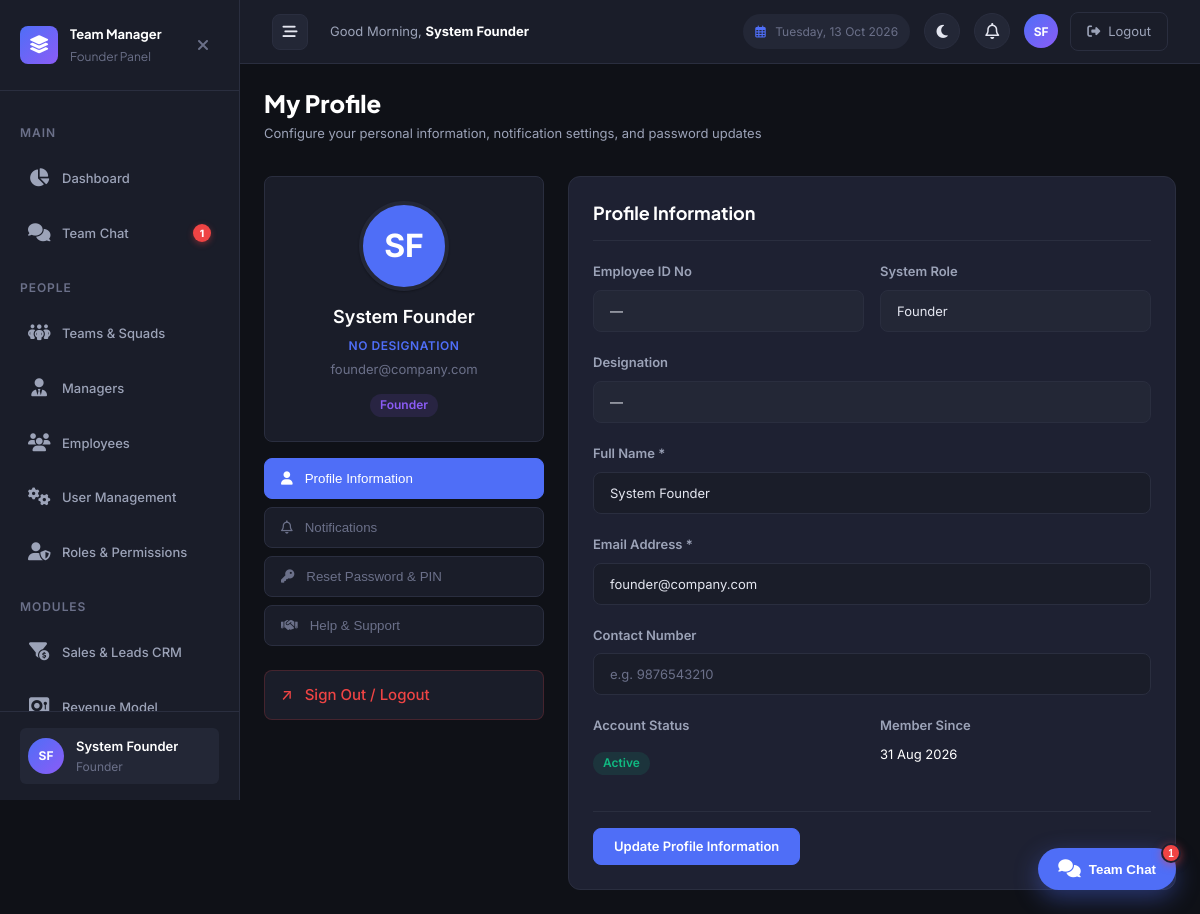
The app's page /profile.php (signed in) with its own data.
### tables this page shows
CREATE TABLE `users` (
  `id` int NOT NULL AUTO_INCREMENT,
  `employee_id` varchar(50) DEFAULT NULL,
  `name` varchar(100) NOT NULL,
  `email` varchar(150) NOT NULL,
  `contact_no` varchar(20) DEFAULT NULL,
  `designation` varchar(100) DEFAULT NULL,
  `joining_date` date DEFAULT NULL,
  `base_salary` decimal(10,2) NOT NULL DEFAULT '30000.00',
  `password` varchar(255) NOT NULL,
  `pin` varchar(255) DEFAULT NULL,
  `role` varchar(50) NOT NULL DEFAULT 'employee',
  `manager_id` int DEFAULT NULL,
  `status` enum('active','inactive') NOT NULL DEFAULT 'active',
  `created_at` timestamp NULL DEFAULT CURRENT_TIMESTAMP,
  `updated_at` timestamp NULL DEFAULT CURRENT_TIMESTAMP ON UPDATE CURRENT_TIMESTAMP,
  `last_activity` timestamp NULL DEFAULT NULL,
  `presence_status` enum('automatic','dnd','away','offline') NOT NULL DEFAULT 'automatic',
  `custom_status_text` varchar(255) DEFAULT NULL,
  `custom_status_emoji` varchar(50) DEFAULT NULL,
  `last_active_at` timestamp NULL DEFAULT CURRENT_TIMESTAMP ON UPDATE CURRENT_TIMESTAMP,
  PRIMARY KEY (`id`),
  UNIQUE KEY `uk_email` (`email`),
  UNIQUE KEY `uk_employee_id` (`employee_id`),
  KEY `idx_role` (`role`),
  KEY `idx_manager_id` (`manager_id`),
  KEY `idx_status` (`status`),
  CONSTRAINT `fk_users_manager` FOREIGN KEY (`manager_id`) REFERENCES `users` (`id`) ON DELETE SET NULL ON UPDATE CASCADE
);

### profile.php (the view, shortened to what the rows shown need)
<?php
require_once __DIR__ . '/includes/functions.php';
require_once __DIR__ . '/includes/auth.php';
$db = getDB();
$userId = getUserId();
$activeTab = 'info';
$stmt = $db->prepare("SELECT * FROM users WHERE id = ?");
$stmt->execute([$userId]);
$user = $stmt->fetch();
include __DIR__ . '/includes/header.php';
?>
<div class="page-header">
    <div>
        <h1 class="page-title">My Profile</h1>
    </div>
</div>
<div class="profile-layout">
    <div>
        <div class="profile-card-large">
            <div class="profile-avatar-large"><?php echo e($userInitials); ?></div>
            <div class="profile-card-name"><?php echo e($user['name']); ?></div>
            <div style="font-size: var(--text-xs); color: var(--color-primary); margin-top: 4px; font-weight: 600; text-transform: uppercase; letter-spacing: 0.5px;"><?php echo e($user['designation'] ?: 'No Designation'); ?></div>
            <div class="profile-card-email" style="margin-top: 4px;"><?php echo e($user['email']); ?></div>
            <div class="profile-card-badge">
                <span class="badge <?php echo roleBadge($user['role']); ?>"><?php echo ucfirst(e($user['role'])); ?></span>
            </div>
        </div>
    </div>
    <div>
        <div id="tab-info" class="card profile-tab-content" style="<?php echo $activeTab === 'info' ? 'display: block;' : ''; ?>">
            <form method="POST" action="">
                <div class="form-row">
                    <div class="form-group">
                        <label class="form-label">Employee ID No</label>
                        <input type="text" class="form-input" disabled value="<?php echo e($user['employee_id'] ?: '—'); ?>" style="background-color: var(--color-bg-tertiary); cursor: not-allowed;">
                    </div>
                    <div class="form-group">
                        <label class="form-label">System Role</label>
                        <input type="text" class="form-input" disabled value="<?php echo ucfirst(e($user['role'])); ?>" style="background-color: var(--color-bg-tertiary); cursor: not-allowed;">
                    </div>
                </div>
                <div class="form-group">
                    <label class="form-label">Designation</label>
                    <input type="text" class="form-input" disabled value="<?php echo e($user['designation'] ?: '—'); ?>" style="background-color: var(--color-bg-tertiary); cursor: not-allowed;">
                </div>
                <div class="form-group">
                    <label class="form-label">Full Name *</label>
                    <input type="text" name="name" class="form-input" required value="<?php echo e(post('name', $user['name'])); ?>">
                </div>
                <div class="form-group">
                    <label class="form-label">Email Address *</label>
                    <input type="email" name="email" class="form-input" required value="<?php echo e(post('email', $user['email'])); ?>">
                </div>
                <div class="form-row">
                    <div class="form-group">
                        <label class="form-label">Account Status</label>
                        <span class="badge <?php echo userStatusBadge($user['status']); ?>" style="display: inline-block; margin-top: var(--space-2);"><?php echo ucfirst(e($user['status'])); ?></span>
                    </div>
                    <div class="form-group">
                        <label class="form-label">Member Since</label>
                        <div style="font-size: var(--text-sm); margin-top: var(--space-2); color: var(--color-text-white);">
                            <?php echo formatDate($user['created_at']); ?>
                        </div>
                    </div>
                </div>
            </form>
        </div>
    </div>
</div>
<?php include __DIR__ . '/includes/footer.php'; ?>

### includes/header.php (shortened to what the rows shown need)
<?php
$greeting = (date('H') < 12) ? 'Good Morning' : ((date('H') < 17) ? 'Good Afternoon' : 'Good Evening');
?>
<!DOCTYPE html>
<html lang="en" data-theme="dark">
<head>
    <link rel="stylesheet" href="https://cdnjs.cloudflare.com/ajax/libs/font-awesome/6.5.1/css/all.min.css" />
    <link rel="stylesheet" href="<?php echo BASE_URL; ?>/assets/css/style.css?v=<?php echo @filemtime(__DIR__ . '/../assets/css/style.css') ?: time(); ?>">
</head>
<body>
    <div class="app-layout">
        <?php include __DIR__ . '/sidebar.php'; ?>
        <div class="main-wrapper">
            <header class="top-header">
                <div class="header-left">
                    <div class="header-greeting">
                        <?php echo $greeting; ?>, <strong><?php echo e($currentUser['name'] ?? 'User'); ?></strong>
                    </div>
                </div>
                <div class="header-right" style="display: flex; align-items: center; gap: 14px;">
                    <div class="header-user-section">
                        <a href="<?php echo BASE_URL; ?>/profile.php" class="header-avatar" title="View Profile" style="text-decoration: none; color: #fff; display: flex; align-items: center; justify-content: center; font-weight: bold; background-color: var(--color-primary);"><?php echo e($userInitials); ?></a>
                        <a href="<?php echo BASE_URL; ?>/auth/logout.php" class="btn-logout" title="Logout">
                            <i class="fa-solid fa-right-from-bracket"></i> <span class="btn-logout-text">Logout</span>
                        </a>
                    </div>
                </div>
            </header>
            <main class="main-content fade-in">

### includes/sidebar.php (shortened to what the rows shown need)
<?php
$currentUser = getCurrentUser();
$userRole = $currentUser['role'] ?? '';
$baseRole = function_exists('getRoleBaseType') ? getRoleBaseType($userRole) : $userRole;
$userInitials = getInitials($currentUser['name'] ?? 'U');
$sidebarChatUnread = isLoggedIn() ? countUnreadChatMessages((int)($currentUser['id'] ?? 0)) : 0;
$currentPage = basename($_SERVER['PHP_SELF'], '.php');
$currentDir = basename(dirname($_SERVER['PHP_SELF']));
function isActive(string $dir, string $page): string {
    global $currentDir, $currentPage;
    return ($currentDir === $dir && $currentPage === $page) ? ' active' : '';
}
?>
<aside class="sidebar" id="sidebar">
    <div class="sidebar-brand">
        <div class="sidebar-brand-text">
            Team Manager
            <span><?php echo ucwords(str_replace('_', ' ', e($userRole))); ?> Panel</span>
        </div>
    </div>
    <nav class="sidebar-nav">
        <?php if ($baseRole === ROLE_FOUNDER): ?>
            <a href="<?php echo BASE_URL; ?>/chat/index.php" class="sidebar-nav-item<?php echo isActive('chat', 'index'); ?>">
                <span class="nav-icon"><i class="fa-solid fa-comments"></i></span> Team Chat
                <span class="sidebar-chat-badge" style="display: <?php echo $sidebarChatUnread > 0 ? 'inline-flex' : 'none'; ?>;"><?php echo $sidebarChatUnread > 99 ? '99+' : $sidebarChatUnread; ?></span>
            </a>
        <?php endif; ?>
    </nav>
    <div class="sidebar-footer">
        <a href="<?php echo BASE_URL; ?>/profile.php" class="sidebar-user" style="text-decoration: none; display: flex; align-items: center; width: 100%; border-radius: var(--radius-sm); transition: background-color var(--transition-base); padding: var(--space-2);" onmouseover="this.style.backgroundColor='var(--color-bg-tertiary)'" onmouseout="this.style.backgroundColor='transparent'">
            <div class="sidebar-user-avatar"><?php echo e($userInitials); ?></div>
            <div class="sidebar-user-info">
                <div class="sidebar-user-name"><?php echo e($currentUser['name'] ?? 'User'); ?></div>
                <div class="sidebar-user-role"><?php echo ucwords(str_replace('_', ' ', e($userRole))); ?></div>
            </div>
        </a>
    </div>
</aside>

### records on screen
users: role "Founder", id "1", name "SF", name "System Founder", designation "NO DESIGNATION", email "founder@company.com", employee "—", designation "—", status "Active", created_at "31 Aug 2026"

### other values on screen
$footerChatUnread "1"
